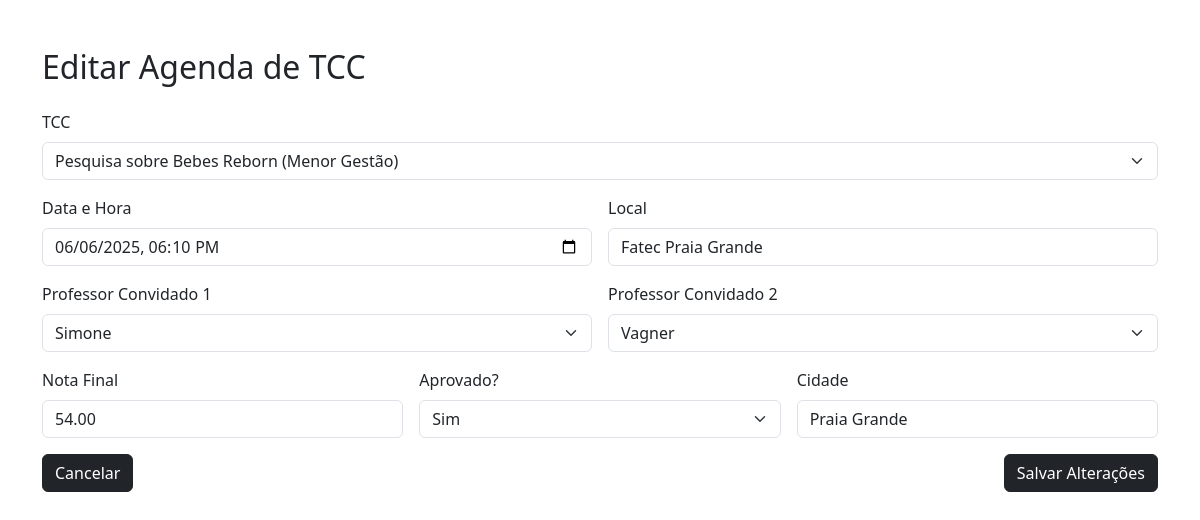
The page /editar.php?id=4 on the database its author committed.
### tables this page shows
CREATE TABLE `agendas` (
  `id` int(11) NOT NULL,
  `data_hora` datetime DEFAULT NULL,
  `local` varchar(100) DEFAULT NULL,
  `prof_orientador_id` int(11) DEFAULT NULL,
  `prof_convidado1_id` int(11) DEFAULT NULL,
  `prof_convidado2_id` int(11) DEFAULT NULL,
  `aluno1_ra` int(11) DEFAULT NULL,
  `aluno2_ra` int(11) DEFAULT NULL,
  `aluno3_ra` int(11) DEFAULT NULL,
  `nota_final` decimal(4,2) DEFAULT NULL,
  `aprovado` enum('Sim','Não') DEFAULT NULL,
  `curso` varchar(100) DEFAULT NULL,
  `cidade` varchar(100) DEFAULT NULL,
  `tipo_tcc_id` int(11) DEFAULT NULL,
  `tcc_id` int(11) DEFAULT NULL
);

CREATE TABLE `tcc` (
  `id` int(11) NOT NULL,
  `titulo` varchar(200) NOT NULL,
  `tipo_tcc_id` int(11) DEFAULT NULL,
  `aluno1_ra` int(11) DEFAULT NULL,
  `professor_orientador_id` int(11) DEFAULT NULL,
  `curso` varchar(100) DEFAULT NULL,
  `aluno2_ra` int(11) DEFAULT NULL,
  `aluno3_ra` int(11) DEFAULT NULL
);

CREATE TABLE `professor` (
  `id` int(11) NOT NULL,
  `nome` varchar(100) NOT NULL,
  `email` varchar(100) DEFAULT NULL,
  `area_especializacao` varchar(100) DEFAULT NULL
);

### editar.php (the view, shortened to what this page needs)
<?php
include 'db.php';
$id = $_GET['id'] ?? null;
$stmt = $conn->prepare("SELECT * FROM agendas WHERE id = ?");
$stmt->bind_param("i", $id);
$stmt->execute();
$agenda = $stmt->get_result()->fetch_assoc();
$tccs = $conn->query("
    SELECT tcc.id, tcc.titulo, aluno.nome AS aluno_nome
    FROM tcc
    JOIN aluno ON tcc.aluno1_ra = aluno.ra
");
$professores = $conn->query("SELECT id, nome FROM professor");
?>
<!DOCTYPE html>
<html>
<head>
    <link href="https://cdn.jsdelivr.net/npm/bootstrap@5.3.2/dist/css/bootstrap.min.css" rel="stylesheet">
</head>
<body>
<div class="container mt-5">
    <h2 class="mb-4">Editar Agenda de TCC</h2>
    <form method="POST" class="row g-3">
        <div class="col-md-12">
            <label class="form-label">TCC</label>
            <select name="tcc_id" class="form-select" required>
                <?php $tccs->data_seek(0); while ($t = $tccs->fetch_assoc()): ?>
                    <option value="<?= $t['id'] ?>" <?= $t['id'] == $agenda['tcc_id'] ? 'selected' : '' ?>>
                        <?= $t['titulo'] ?> (<?= $t['aluno_nome'] ?>)
                    </option>
                <?php endwhile; ?>
            </select>
        </div>
        <div class="col-md-6">
            <label class="form-label">Data e Hora</label>
            <input type="datetime-local" name="data_hora" class="form-control"
                   value="<?= date('Y-m-d\TH:i', strtotime($agenda['data_hora'])) ?>" required>
        </div>
        <div class="col-md-6">
            <label class="form-label">Local</label>
            <input type="text" name="local" class="form-control" value="<?= $agenda['local'] ?>" required>
        </div>
        <div class="col-md-6">
            <label class="form-label">Professor Convidado 1</label>
            <select name="prof_convidado1_id" class="form-select" required>
                <?php $professores->data_seek(0); while ($p = $professores->fetch_assoc()): ?>
                    <option value="<?= $p['id'] ?>" <?= $p['id'] == $agenda['prof_convidado1_id'] ? 'selected' : '' ?>>
                        <?= $p['nome'] ?>
                    </option>
                <?php endwhile; ?>
            </select>
        </div>
        <div class="col-md-6">
            <label class="form-label">Professor Convidado 2</label>
            <select name="prof_convidado2_id" class="form-select" required>
                <?php $professores->data_seek(0); while ($p = $professores->fetch_assoc()): ?>
                    <option value="<?= $p['id'] ?>" <?= $p['id'] == $agenda['prof_convidado2_id'] ? 'selected' : '' ?>>
                        <?= $p['nome'] ?>
                    </option>
                <?php endwhile; ?>
            </select>
        </div>
        <div class="col-md-4">
            <label class="form-label">Nota Final</label>
            <input type="number" step="0.01" name="nota_final" class="form-control" value="<?= $agenda['nota_final'] ?>">
        </div>
        <div class="col-md-4">
            <label class="form-label">Aprovado?</label>
            <select name="aprovado" class="form-select" required>
                <option value="Sim" <?= $agenda['aprovado'] == "Sim" ? 'selected' : '' ?>>Sim</option>
            </select>
        </div>
        <div class="col-md-4">
            <label class="form-label">Cidade</label>
            <input type="text" name="cidade" class="form-control" value="<?= $agenda['cidade'] ?>" required>
        </div>
        <div class="col-12 d-flex justify-content-between">
            <a href="index.php" class="btn btn-dark">Cancelar</a>
            <button type="submit" name="salvar" class="btn btn-dark">Salvar Alterações</button>
        </div>
    </form>
</div>
</body>
</html>

### rows shown on the page
agendas: tcc_id "Pesquisa sobre Bebes Reborn (Menor Gestão)", data_hora "06/06/2025 18:10", local "Fatec Praia Grande", prof_convidado1_id "Simone", prof_convidado2_id "Vagner", nota_final "54.00", aprovado "Sim", cidade "Praia Grande"
